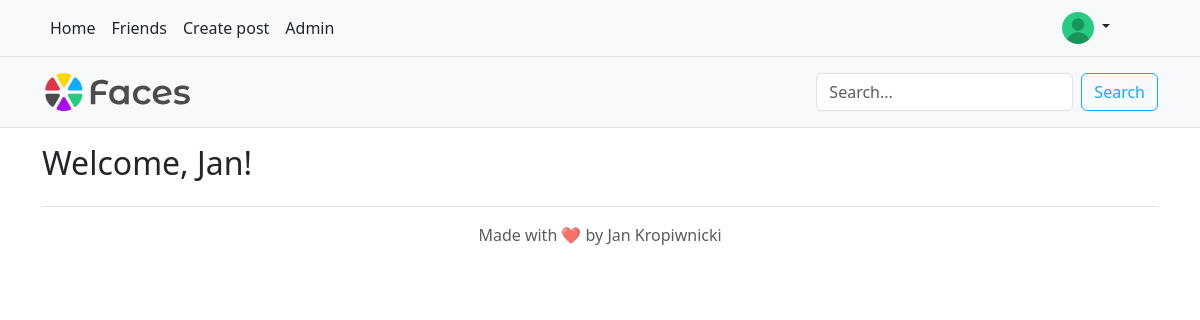
/ (signed in), run on an earlier commit of the app's database.
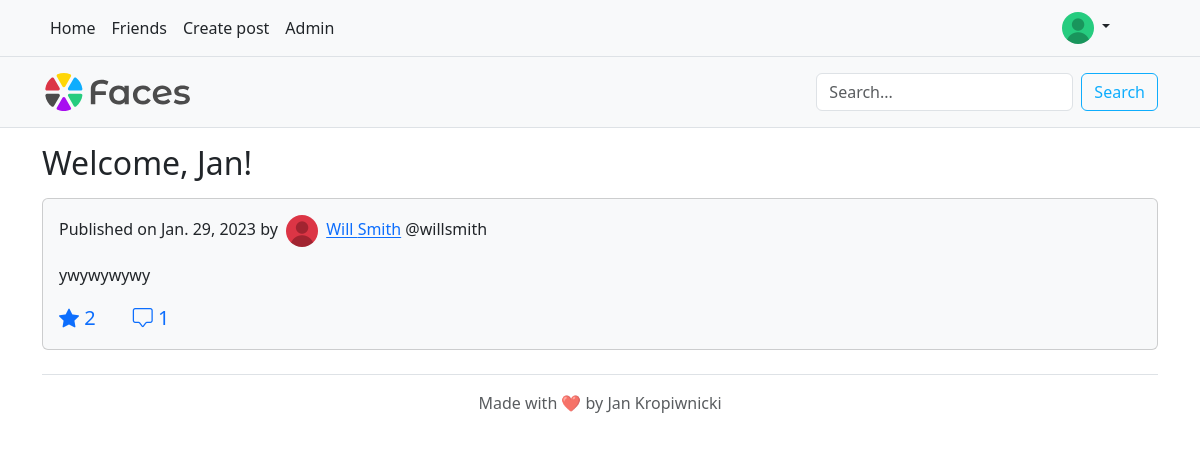
And on a later commit of the database.
### faces_app/models.py (models this page shows)
class Post(models.Model):
    content = models.TextField()
    author = models.ForeignKey(Person, on_delete=models.CASCADE)
    date = models.DateTimeField()

class Person(models.Model):
    user = models.OneToOneField(User, on_delete=models.CASCADE)
    friends = models.ManyToManyField("self")
    notifications = models.JSONField()
    unread = models.PositiveIntegerField()
    POST_VIS_FRIENDS = '0'
    POST_VIS_FRIENDS_FRIENDS = '1'
    POST_VIS_EVERYONE = '2'
    POST_VIS_CHOICES = [
        (POST_VIS_FRIENDS, "Friends"),
        (POST_VIS_FRIENDS_FRIENDS, "Friends' friends"),
        (POST_VIS_EVERYONE, "Everyone"),
    ]
    post_vis = models.PositiveIntegerField(
        choices=POST_VIS_CHOICES,
        default=POST_VIS_FRIENDS
    )

class ProfilePicture(models.Model):
    user = models.OneToOneField(User, on_delete=models.CASCADE)
    url = models.URLField()

### faces_app/views.py (the view)
# urls.py: path('', faces_app.views.index, name="index"),
def index(request):
    post_list = []
    friend_requests = []
    new_people_you_may_know = []
    if request.user.is_authenticated:
        post_list_plain = []
        for friend in request.user.person.friends.all():
            post_list_plain += list(friend.post_set.all())
        post_list_plain.sort(key=lambda x: x.date, reverse=True)
        for post in post_list_plain:
            post_list += [[post, post.content.split("\r\n"), len(post.likeprofile_set.all()),
                           len(post.comment_set.all())]]
        friend_requests = request.user.requestprofile.friend_requests.all()
        people_you_may_know = []
        for friend in request.user.person.friends.all():
            people_you_may_know += friend.friends.all()
        for person in people_you_may_know:
            if person != request.user.person and person not in request.user.person.friends.all():
                mutual_friends = 0
                for friend in request.user.person.friends.all():
                    if friend in person.friends.all():
                        mutual_friends += 1
                new_people_you_may_know += [{"object": person, "mutual_friends": mutual_friends}]
        new_people_you_may_know.sort(key=lambda x: x["mutual_friends"], reverse=True)
    return render(request, "index.html", {
        "post_list": post_list, "friend_requests": friend_requests, "friend_requests_len": len(friend_requests),
        "people_you_may_know": new_people_you_may_know
    })

### templates/index.html (shortened to what this page needs)
{% extends 'base.html' %}
{% load static %}
{% block content %}
    {% if user.is_authenticated %}
        <h2>Welcome, {{ user.first_name }}!</h2>
        {% for post in post_list %}
            <div id="{{ post.0.id }}" class="card bg-light my-3 p-3">
                <p>Published on {{ post.0.date.date }} by
                    <img src="{% static post.0.author.user.profilepicture.url %}" alt="{{ post.0.author.user.username }}" class="rounded-circle mx-1" width="32" height="32">
                    <a href="{% url 'user' post.0.author.user.username %}">
                    {{ post.0.author.user.first_name }} {{ post.0.author.user.last_name }}</a>
                    @{{ post.0.author.user.username }}</p>
                <p>
                {% for line in post.1 %}
                    {{ line }}<br>
                {% endfor %}
                </p>
                <p class="lead text-primary mb-0">
                    {% if user.likeprofile in post.0.likeprofile_set.all %}
                        <a id="like-{{ post.0.id }}" onclick="dislike_{{ post.0.id }}()"><i class="bi bi-star-fill"></i></a>
                    {% else %}
                        <a id="like-{{ post.0.id }}" onclick="like_{{ post.0.id }}()"><i class="bi bi-star"></i></a>
                    {% endif %}
                    <span id="like-count-{{ post.0.id }}">{{ post.2 }}</span>
                    <a href="{% url 'post_page' post.0.id %}" class="text-primary text-decoration-none"><i class="bi bi-chat-square"></i>
                    {{ post.3 }}</a>
                </p>
            </div>
        {% endfor %}
    {% endif %}
{% endblock %}

What changed in the data, as far as the page shows it:
added Post: date "Jan. 29, 2023", author.user_id (picture), author.first_name "Will", author.last_name "Smith", author.username "willsmith", 1 "ywywywywy", post "2", id "1"
